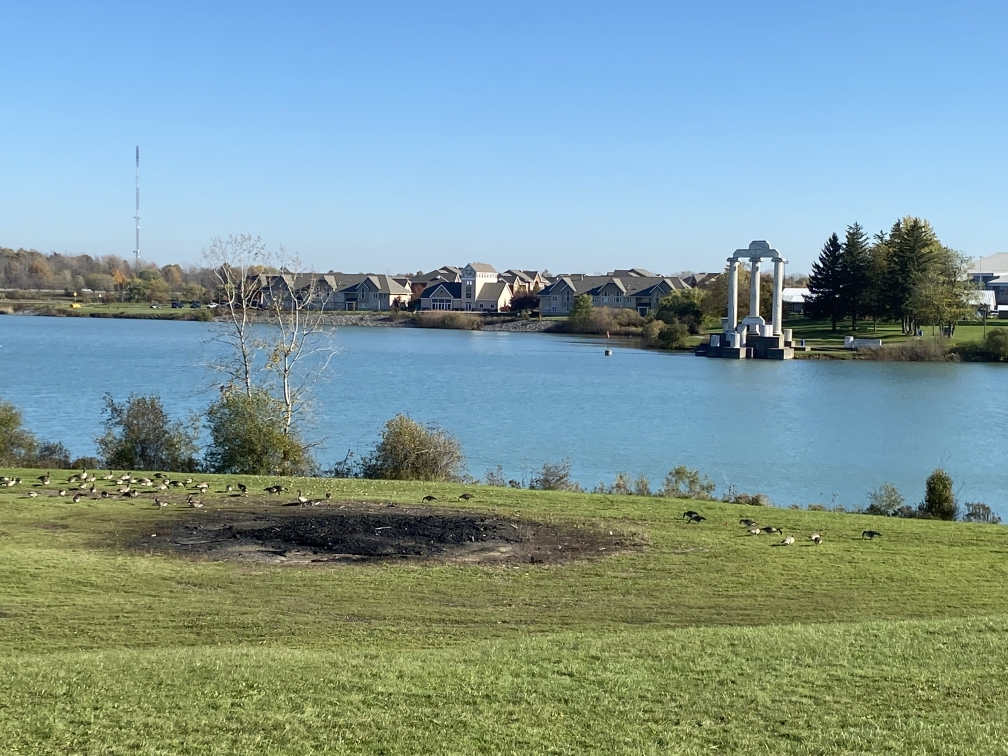
#> input picture project2/left.jpg, 1008 x 756 px
$ jupyter execute --allow-errors task1.ipynb   (shell and % lines are left out)
#> lines starting #> are read from the running program, lines starting #| are printed output that depends on the picture
#> further down, left_img is the input picture: shape (756, 1008, 3); mean B, G, R 153.1, 153.7, 127.4
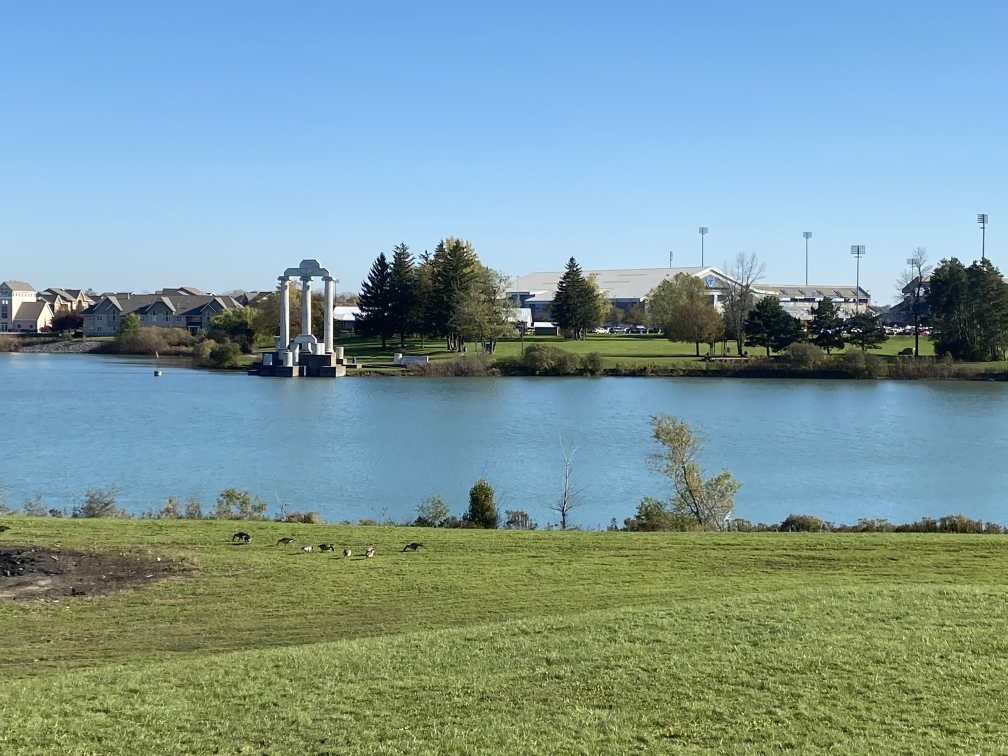
#> input picture project2/right.jpg, 1008 x 756 px
#> further down, right_img is the input picture: shape (756, 1008, 3); mean B, G, R 155.8, 154, 125.4
[cell 1]
"""
Image Stitching Problem
(Due date: Nov. 26, 11:59 P.M., 2021)

The goal of this task is to stitch two images of overlap into one image.
You are given 'left.jpg' and 'right.jpg' for your image stitching code testing.
Note that different left/right images might be used when grading your code.

To this end, you need to find keypoints (points of interest) in the given left and right images.
Then, use proper feature descriptors to extract features for these keypoints.
Next, you should match the keypoints in both images using the feature distance via KNN (k=2);
cross-checking and ratio test might be helpful for feature matching.
After this, you need to implement RANSAC algorithm to estimate homography matrix.
(If you want to make your result reproducible, you can try and set fixed random seed)
At last, you can make a panorama, warp one image and stitch it to another one using the homography transform.
Note that your final panorama image should NOT be cropped or missing any region of left/right image.

Do NOT modify the code provided to you.
You are allowed use APIs provided by numpy and opencv, except “cv2.findHomography()” and
APIs that have “stitch”, “Stitch”, “match” or “Match” in their names, e.g., “cv2.BFMatcher()” and
“cv2.Stitcher.create()”.
If you intend to use SIFT feature, make sure your OpenCV version is 3.4.2.17, see project2.pdf for details.
"""

import cv2
import numpy as np
# np.random.seed(<int>) # you can use this line to set the fixed random seed if you are using np.random
import random
# random.seed(<int>) # you can use this line to set the fixed random seed if you are using random


def solution(left_img, right_img):
    """
    :param left_img:
    :param right_img:
    :return: you need to return the result panorama image which is stitched by left_img and right_img
    """
    sift = cv2.xfeatures2d.SIFT_create()
    kp_left, des_left = sift.detectAndCompute(left_img, None)
#> kp_left = 4687 keypoints; strongest (x, y, size): (844, 246, 1.9), (821, 265, 2.4), (75, 294, 1.8), (1001, 307, 4)
    kp_right, des_right = sift.detectAndCompute(right_img, None)
#> kp_right = 4354 keypoints; strongest (x, y, size): (370, 284, 2.3), (908, 327, 2.4), (532, 324, 2.1), (549, 325, 3.9)
    all_points = [0]*len(kp_left)*2
#> all_points = 9374 values from 0 to 0
    dist=[0]*len(kp_left)*2
#> dist = 9374 values from 0 to 0

    #Calculate distance KNN=2
    for i in range(len(kp_left)):
        distance_array = distance_norm(kp_left[i],kp_right,des_left[i],des_right)
        arg = np.argpartition(distance_array,2)
        all_points[2*i]=arg[0]
        all_points[2*i+1] = arg[1]
        dist[2*i] = distance_array[all_points[2*i]]
        dist[2*i+1] = distance_array[all_points[2*i+1]]
#> after the loop, all_points = 9374 values, max 4352 at index 6048, min 2 at index 4724, mean 2096.7; dist = 9374 values, max 409.3 at index 7103, min 23.39 at index 7320, mean 283


    # Ratio Testing
    i=0
    thresh = 0.75
    new_points=[]
    while(i<len(all_points)-1):
        if(dist[i]/dist[i+1]<thresh):
            new_points.append((int(i/2),all_points[i]))
        i=i+2
#> this loop made 4687 passes
#> i on passes 1 to 3: 2, 4, 6
#> after the loop, i = 9374; new_points = 951 pairs, first value 49 to 4683, second value 4 to 4262

    inlier,final_h = Ransac(new_points)
    result_img = offset_warp_stitch(right_img,left_img,final_h)

    return result_img


def distance_norm(left,right,x,y):
    return np.sqrt(np.sum(np.square(x - y),axis=1))


# [81 lines left out: functions homography_estimate, Ransac, offset_warp_stitch, not called in this run]
#> (the rest of this cell did not finish here and is left out)

[cell 2]
def distance_norm(left,right,x,y):
    return np.sqrt(np.sum(np.square(x - y),axis=1))
    #sorted_tuple = sorted(point_tuple_array , key = lambda x: x[2])

[cell 3]
sift_left = cv2.xfeatures2d.SIFT_create()
kp_left = sift_left.detect(left_img, None)
#> (the rest of this cell did not finish here and is left out)

[cell 4]
sift_right = cv2.xfeatures2d.SIFT_create()
kp_right = sift_right.detect(right_img, None)
#> (the rest of this cell did not finish here and is left out)

[cell 5]
sift = cv2.xfeatures2d.SIFT_create()
kp_left, des_left = sift.detectAndCompute(left_img, None)
kp_right, des_right = sift.detectAndCompute(right_img, None)

[cell 6]
len(kp_left)
#> Out = 4687

[cell 7]
all_points = [0]*len(kp_left)*2
#> all_points = 9374 values from 0 to 0
dist=[0]*len(kp_left)*2
#> dist = 9374 values from 0 to 0
for i in range(len(kp_left)):
    distance_array = distance_norm(kp_left[i],kp_right,des_left[i],des_right)
    arg = np.argpartition(distance_array,2)
    all_points[2*i]=arg[0]
    all_points[2*i+1] = arg[1]
    dist[2*i] = distance_array[all_points[2*i]]
    dist[2*i+1] = distance_array[all_points[2*i+1]]
#> after the loop, all_points = 9374 values, max 4352 at index 6048, min 2 at index 4724, mean 2096.7; dist = 9374 values, max 409.3 at index 7103, min 23.39 at index 7320, mean 283


    #all_points.append(points_sorted[0:2])

[cell 8]
i=0
thresh = 0.75
new_points=[]
while(i<len(all_points)-1):
    if(dist[i]/dist[i+1]<thresh):
        new_points.append((int(i/2),all_points[i]))
    i=i+2
#> after the loop, i = 9374

[cell 9]
def homography_estimate(points):
    matrix=np.zeros([len(points)*2,9])
    for i in range(len(points)):
        x_left,y_left = kp_left[points[i][0]].pt
        x_right,y_right = kp_right[points[i][1]].pt

        j=2*i
        matrix[j]=[x_right,y_right,1,0,0,0,-x_left*x_right,-x_left*y_right,-x_left]
        matrix[j+1]=[0,0,0,x_right,y_right,1,-y_left*x_right,-y_right*y_left,-y_left]
    #print(matrix)
    U, D, V = np.linalg.svd(matrix)
    return V[8]

[cell 10]
def Ransac(points):
    inlier_max = 0
    final_h = []
    check=[]
    in_l = []
    for i in range(1000):
        sample_point = random.sample(points, 4)
        h_matrix = homography_estimate(sample_point)
        h_matrix = (1/h_matrix[8]) * h_matrix
        h_matrix = h_matrix.reshape(3,3)
        temp_inlier = []
        inlier = 0
        for j in range(len(points)):


            x_right,y_right = kp_right[points[j][1]].pt
            x_left,y_left = kp_left[points[j][0]].pt
            #arr = np.array([x_right,y_right,1])

            #a = np.dot(h_matrix,arr)
            right = np.transpose(np.matrix([x_right, y_right, 1]))
            left_cal = np.dot(h_matrix, right)
            left_cal = (1/left_cal.item(2))*left_cal
            #x_left_cal = a[0]/a[2]
            #y_left_cal = a[1]/a[2]
            left = np.transpose(np.matrix([x_left, y_left, 1]))
            error = left - left_cal
            error = np.linalg.norm(error)


            #if(np.sqrt((np.square(x_left-x_left_cal)+np.square(y_left-y_left_cal))) < 5 ):
            if(error<1):
                temp_inlier.append(points[j])
                inlier = inlier+1

        if(inlier > inlier_max):
            #inlier_max = temp_inlier
            #check = sample_point
            inlier_max = inlier
            final_h = h_matrix
            in_l = temp_inlier
#> this loop made 1000 passes
#> (sample_point, D in homography_estimate) on passes 1, 5, 26, 27, 43: ([(4442, 2023), (3229, 1014), (4193, 1835), (4591, 2140)], [1295655, 177219.8, 1243.4, 374, 201.5, 49.73, 1.09, 0.0733]), ([(3741, 1418), (4605, 2123), (4636, 2181), (2832, 579)], [1603771.2, 407679.5, 1459, 465.5, 351, 88.45, 7.81, 0.0126]), ([(3538, 1305), (3490, 1250), (2565, 295), (3027, 828)], [873000, 236431.3, 1037.4, 354.5, 110, 38.47, 1.97, 0.00718]), ([(3651, 1392), (3009, 769), (4042, 1712), (2610, 362)], [1091280, 255183.7, 1173.9, 376, 332.1, 59.44, 47.68, 0.101]), ([(3330, 1096), (3729, 1453), (2968, 775), (3391, 1162)], [862827.8, 148079.6, 984, 284.4, 213.1, 40.26, 9.66, 0.0387])
#> sample_point on passes 2, 4, 6, 7, 8, 9: [(3331, 1055), (2409, 102), (2940, 739), (3541, 1315)], [(4401, 1990), (3032, 794), (3470, 1235), (3160, 960)], [(3529, 1278), (2643, 336), (2983, 801), (2646, 396)], [(4188, 1808), (2525, 252), (3812, 1529), (4306, 1918)], [(2912, 702), (4638, 2158), (3590, 1347), (4041, 1711)], [(4342, 1949), (3783, 1500), (4624, 2154), (2667, 415)]
#> after the loop, in_l = 439 pairs, first value 2317 to 4659, second value 4 to 2208; inlier_max = 439

    return in_l,inlier_max,final_h

[cell 11]
x,inlier,final_h = Ransac(new_points)
#> x has the same summary as in_l in Ransac; inlier = 439; final_h = [[0.798, 0.0198, 460.8], [-0.0578, 0.958, -4.43], [-0.000208, 2.24e-05, 1]]

[cell 12]
final_h
#> Out has the same summary as final_h

[cell 13]
width = left_img.shape[1] + right_img.shape[1]
#> width = 2016
height = left_img.shape[0]
#> height = 756

#> (the rest of this cell did not finish here and is left out)

#> (a cell that did not finish here is left out)

#> (a cell that did not finish here is left out)

#> (a cell that did not finish here is left out)

[cell 17]
def warpPerspective(img1_, img2_, final_H):
    img1_height = img2_.shape[1]
#> img1_height = 1008
    img1_width = img2_.shape[0]
#> img1_width = 756
    img2_height = img1_.shape[1]
#> img2_height = 1008
    img2_width = img1_.shape[0]
#> img2_width = 756

    image_frame1 = np.float32([[0, 0], [0, img1_width], [img1_height, img1_width], [img1_height, 0]]).reshape(-1, 1, 2)
    #print(type(image_frame1))
    image_frame2 = np.float32([[0, 0], [0, img2_width], [img2_height, img2_width], [img2_height, 0]]).reshape(-1, 1, 2)

    image_frame2_transformed = cv2.perspectiveTransform(image_frame2, final_H)
#> image_frame2_transformed = [[460.8, -4.43], [467.9, 707.8], [1585.6, 819.5], [1600.5, -79.4]]
    #print(image_frame2_transformed)
    final_image_frame = np.vstack((image_frame1, image_frame2_transformed))
#> final_image_frame = [[0, 0], [0, 756], [1008, 756], [1008, 0], [460.8, -4.43], [467.9, 707.8], [1585.6, 819.5], [1600.5, -79.4]]
    #print(final_image_frame)
    [minx, miny] = np.int32(final_image_frame.min(axis=0).flatten())
#> minx = 0; miny = -79
    [maxx, maxy] = np.int32(final_image_frame.max(axis=0).flatten())
#> maxx = 1600; maxy = 819
    translation_dist = [-minx, -miny]
#> translation_dist = [0, 79]
    h_translation = np.array([[1, 0, translation_dist[0]], [0, 1, translation_dist[1]], [0, 0, 1]])
#> h_translation = [[1, 0, 0], [0, 1, 79], [0, 0, 1]]
    print(h_translation.dot(final_H))
#| [[ 7.97538172e-01  1.98411818e-02  4.60796469e+02]
#|  [-7.42909734e-02  9.59672457e-01  7.45685655e+01]
#|  [-2.08152299e-04  2.23726783e-05  1.00000000e+00]]
    anchor_img = cv2.warpPerspective(img1_, h_translation.dot(final_H), (maxx - minx, maxy - miny))
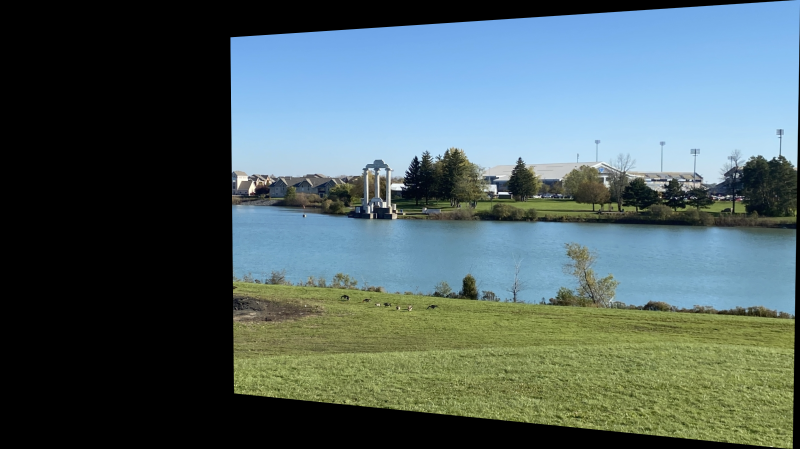
#> anchor_img: shape (898, 1600, 3) (shown at 1/2 size); mean B, G, R 98.9, 97.6, 79.3
    print((maxx - minx, maxy - miny))
#| (1600, 898)
    anchor_img[translation_dist[1]:img1_width + translation_dist[1], translation_dist[0]:img1_height + translation_dist[0]] = img2_
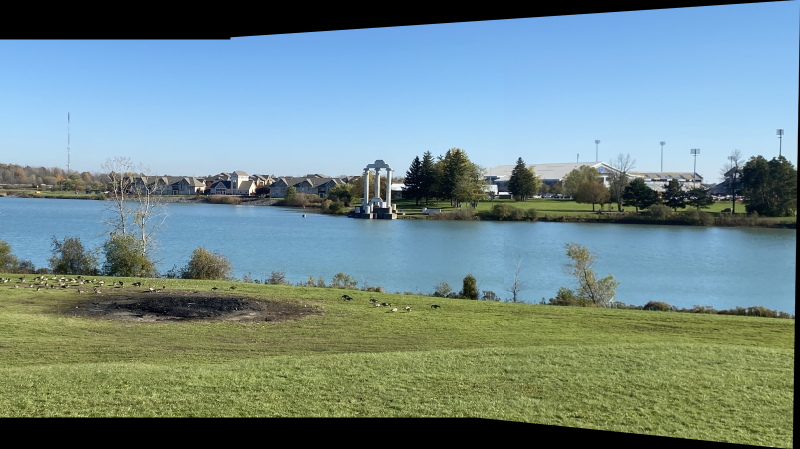
#> anchor_img: shape (898, 1600, 3) (shown at 1/2 size); mean B, G, R 137, 136.7, 112.2

    return anchor_img

[cell 18]
result = warpPerspective(right_img,left_img,final_h)

[cell 19]
cv2.imwrite('results/task1_result.jpg', result)
#> Out = True

[cell 20]
def wrap(img_1,img_2,H):
    dst = cv2.warpPerspective(img_1, H, ((img_1.shape[1] + img_2.shape[1]), img_2.shape[0])) #wraped image
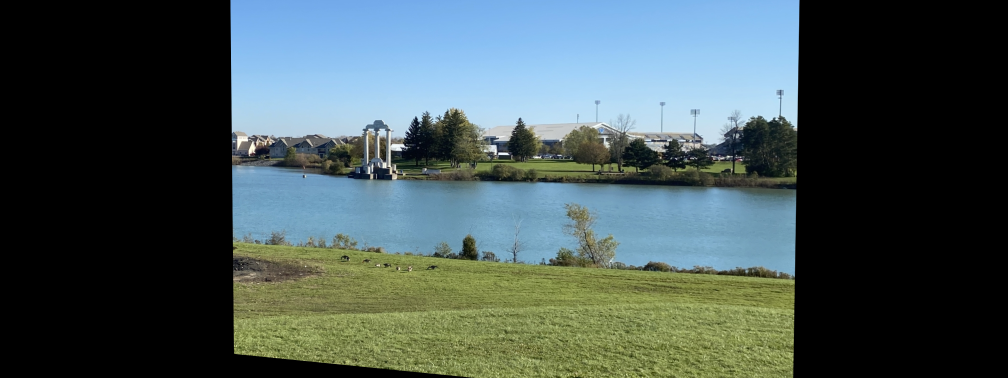
#> dst: shape (756, 2016, 3) (shown at 1/2 size); mean B, G, R 84.9, 84.8, 69.4
    #dst[0:img_2.shape[0], 0:img_2.shape[1]] = img_2
    #dst[0:img_1.shape[0], 0:img_1.shape[1]] = img_1
    return dst

[cell 21]
result = wrap(right_img,left_img,final_h)

[cell 22]
# [21 lines left out: function offset_perspective, not called in this run]

#> (a cell that did not finish here is left out)

[cell 24]
right_img.shape
#> Out = (756, 1008, 3)

[cell 25]
x
#> Out has the same summary as in_l in Ransac

[cell 26]
h = homography_estimate(x)
#> h = [0.00172, 2.88e-05, 1, -0.000127, 0.00206, -0.00588, -4.53e-07, 2.89e-08, 0.00217]

[cell 27]
h = h/h[8]
#> h = [0.794, 0.0133, 461.7, -0.0585, 0.95, -2.71, -0.000209, 1.33e-05, 1]
